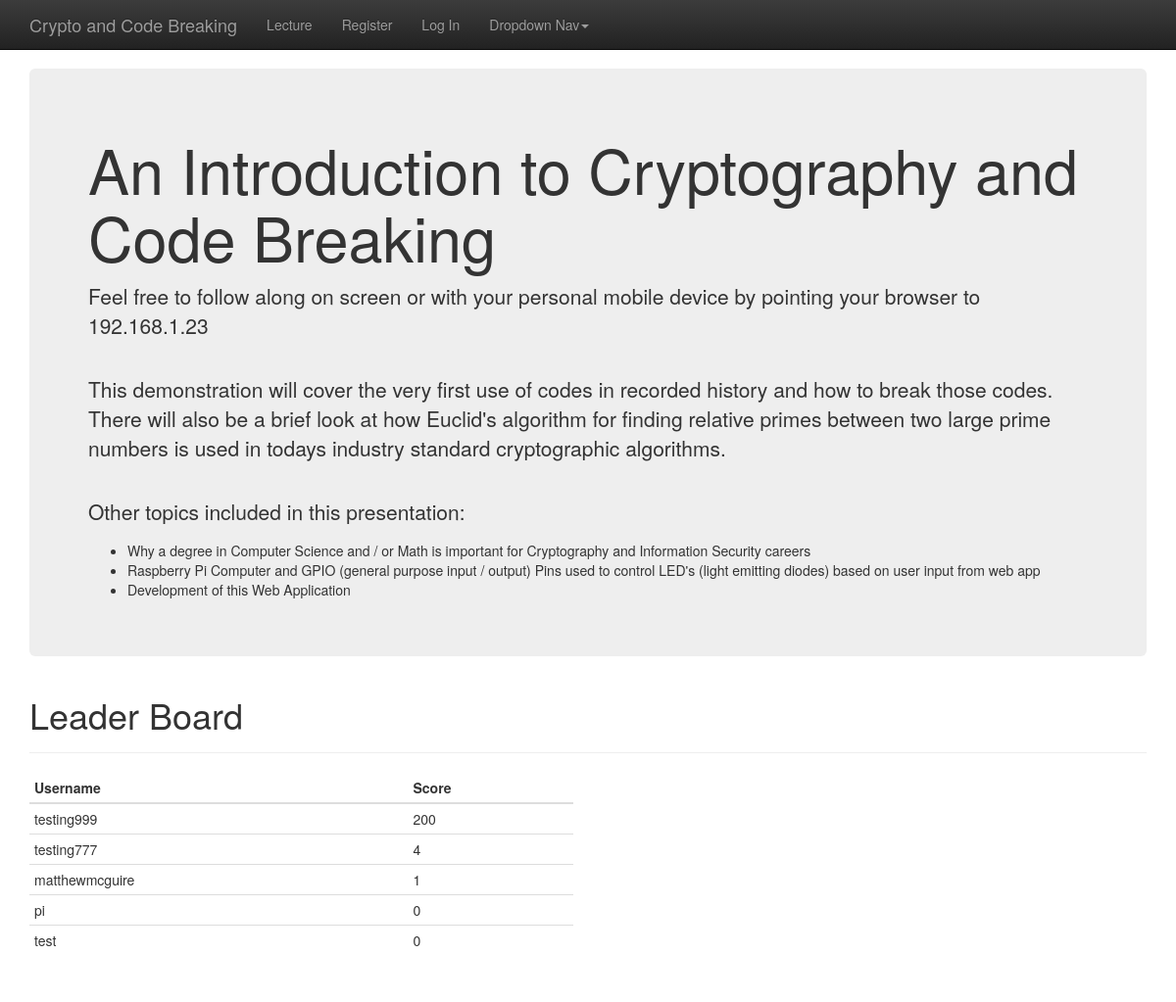
The page / on the database its author committed.
### bs_theme/models.py (models this page shows, shortened)
class UserScore(models.Model):
    user_id = models.OneToOneField(User, on_delete=models.CASCADE)
    score = models.PositiveIntegerField(default=0)

### bs_theme/views.py (the view)
# urls.py: url(r'^$', views.index, name='index'),
def index(request):
    top_users = UserScore.objects.order_by('-score')[:5]
    context = {'top_users': top_users}
    return render(request, 'bs_theme/index.html', context)

### bs_theme/templates/bs_theme/index.html (shortened to what this page needs)
{% extends 'base.html' %}
{% block content %}
    <div class="container theme-showcase" role="main">
      <div class="jumbotron">
        <h1>An Introduction to Cryptography and Code Breaking</h1>
        <p>Feel free to follow along on screen or with your personal mobile device by pointing your browser to 192.168.1.23</p>
        <p>This demonstration will cover the very first use of codes in recorded history and how to break those codes.  There will also be a brief look at how Euclid's algorithm for finding relative primes between two large prime numbers is used in todays industry standard cryptographic algorithms.</p>
        <p>Other topics included in this presentation:</p>
        <ul>
          <li>Why a degree in Computer Science and / or Math is important for Cryptography and Information Security careers</li>
          <li>Raspberry Pi Computer and GPIO (general purpose input / output) Pins used to control LED's (light emitting diodes) based on user input from web app</li>
          <li>Development of this Web Application</li>
        </ul>
      </div>
      <div class="page-header">
        <h1>Leader Board</h1>
      </div>
      <div class="row">
        <div class="col-md-6">
          <table class="table table-condensed">
            <thead>
              <tr>
                <th>Username</th>
                <th>Score</th>
              </tr>
            </thead>
            <tbody>
              {% for tu in top_users %}
                <tr>
                  <td>{{ tu.user_id }}</td>
                  <td>{{ tu.score }}</td>
                </tr>
              {% endfor %}
            </tbody>
          </table>
        </div>
      </div>
{% endblock %}

### bs_theme/templates/base.html (shortened to what this page needs)
{% load static %}
<!DOCTYPE html>
<html lang="en">
  <head>
    <link href="{% static 'css/bootstrap.min.css' %}" rel="stylesheet">
    <link href="{% static 'css/bootstrap-theme.min.css' %}" rel="stylesheet">
    <link href="{% static 'bs_theme/theme.css' %}" rel="stylesheet">
  </head>
  <body>
    <nav class="navbar navbar-inverse navbar-fixed-top">
      <div class="container">
        <div class="navbar-header">
          <a class="navbar-brand" href="{% url 'bs_theme:index' %}">Crypto and Code Breaking</a>
        </div>
        <div id="navbar" class="navbar-collapse collapse">
          <ul class="nav navbar-nav">
            <li><a href="{% url 'bs_theme:index' %}">Lecture</a></li>
            <li><a href="{% url 'bs_theme:register' %}">Register</a></li>
            <li><a href="{% url 'bs_theme:login' %}">Log In</a></li>
            <li class="dropdown">
              <a href="#" class="dropdown-toggle" data-toggle="dropdown" role="button" aria-haspopup="true" aria-expanded="false">Dropdown Nav<span class="caret"></span></a>
            </li>
          </ul>
        </div>
      </div>
    </nav>
    {% block content %}
    {% endblock %}
    </body>
</html>

### bs_theme/static/bs_theme/theme.css (style rules this page uses)
body { padding-top: 70px; padding-bottom: 30px; }

### rows shown on the page
UserScore: user_id "testing999", score "200"
UserScore: user_id "testing777", score "4"
UserScore: user_id "matthewmcguire", score "1"
UserScore: user_id "pi", score "0"
UserScore: user_id "test", score "0"
